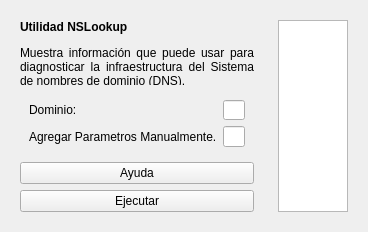
                                 <widget class="QWidget" name="scrollAreaWidgetContents_12">
                                  <property name="geometry">
                                   <rect>
                                    <x>0</x>
                                    <y>0</y>
                                    <width>299</width>
                                    <height>232</height>
                                   </rect>
                                  </property>
                                  <layout class="QHBoxLayout" name="horizontalLayout_26">
                                   <item>
                                    <widget class="QWidget" name="widget_18" native="true">
                                     <layout class="QVBoxLayout" name="verticalLayout_49">
                                      <item>
                                       <widget class="QLabel" name="label_32">
                                        <property name="text">
                                         <string>&lt;html&gt;&lt;head/&gt;&lt;body&gt;&lt;p&gt;&lt;span style=&quot; font-weight:600;&quot;&gt;Utilidad NSLookup&lt;/span&gt;&lt;/p&gt;&lt;p align=&quot;justify&quot;&gt;Muestra información que puede usar para diagnosticar la infraestructura del Sistema de nombres de dominio (DNS). &lt;/p&gt;&lt;/body&gt;&lt;/html&gt;</string>
                                        </property>
                                        <property name="wordWrap">
                                         <bool>true</bool>
                                        </property>
                                       </widget>
                                      </item>
                                      <item>
                                       <widget class="QWidget" name="widget_31" native="true">
                                        <layout class="QFormLayout" name="formLayout_3">
                                         <item row="0" column="0">
                                          <widget class="QLabel" name="label_33">
                                           <property name="text">
                                            <string>Dominio:</string>
                                           </property>
                                          </widget>
                                         </item>
                                         <item row="0" column="1">
                                          <widget class="QLineEdit" name="nslo1"/>
                                         </item>
                                         <item row="1" column="0">
                                          <widget class="QLabel" name="label_34">
                                           <property name="text">
                                            <string>Agregar Parametros Manualmente.</string>
                                           </property>
                                          </widget>
                                         </item>
                                         <item row="1" column="1">
                                          <widget class="QLineEdit" name="nslo2"/>
                                         </item>
                                        </layout>
                                       </widget>
                                      </item>
                                      <item>
                                       <widget class="QPushButton" name="NSLOAyudaBtn">
                                        <property name="text">
                                         <string>Ayuda</string>
                                        </property>
                                       </widget>
                                      </item>
                                      <item>
                                       <widget class="QPushButton" name="NSLOIniciarBtn">
                                        <property name="text">
                                         <string>Ejecutar</string>
                                        </property>
                                       </widget>
                                      </item>
                                     </layout>
                                    </widget>
                                   </item>
                                   <item>
                                    <widget class="QWidget" name="widget_17" native="true">
                                     <layout class="QVBoxLayout" name="verticalLayout_50">
                                      <item>
                                       <widget class="QTextEdit" name="textEdit">
                                        <property name="lineWrapMode">
                                         <enum>QTextEdit::NoWrap</enum>
                                        </property>
                                       </widget>
                                      </item>
                                     </layout>
                                    </widget>
                                   </item>
                                  </layout>
                                 </widget>
